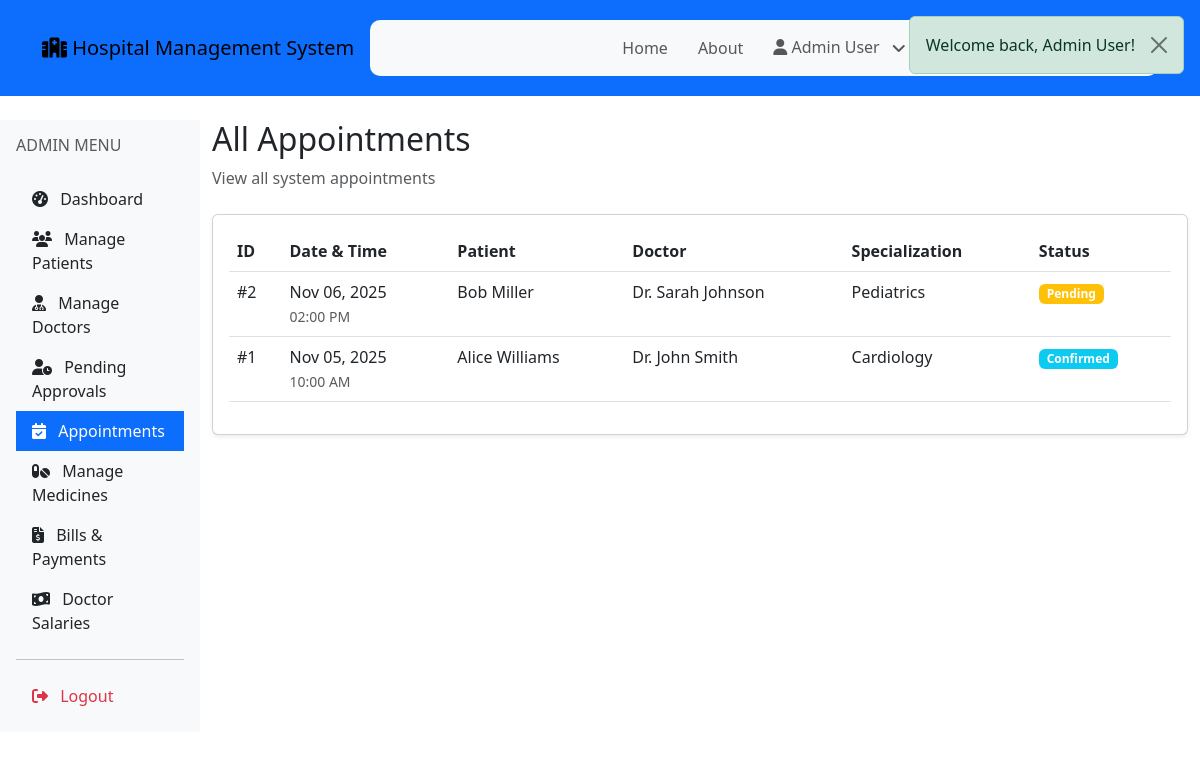
The page /admin/appointments.php (signed in) on the database its author committed.
### tables this page shows
CREATE TABLE appointments (
    id INT AUTO_INCREMENT PRIMARY KEY,
    patient_id INT NOT NULL,
    doctor_id INT NOT NULL,
    appointment_date DATE NOT NULL,
    appointment_time TIME NOT NULL,
    status ENUM('pending', 'confirmed', 'completed', 'cancelled') DEFAULT 'pending',
    symptoms TEXT,
    notes TEXT,
    created_at TIMESTAMP DEFAULT CURRENT_TIMESTAMP,
    FOREIGN KEY (patient_id) REFERENCES patients(id) ON DELETE CASCADE,
    FOREIGN KEY (doctor_id) REFERENCES doctors(id) ON DELETE CASCADE
);

CREATE TABLE users (
    id INT AUTO_INCREMENT PRIMARY KEY,
    name VARCHAR(100) NOT NULL,
    email VARCHAR(100) UNIQUE NOT NULL,
    password VARCHAR(255) NOT NULL,
    role ENUM('patient', 'doctor', 'admin') NOT NULL,
    phone VARCHAR(20),
    address TEXT,
    status ENUM('active', 'inactive') DEFAULT 'active',
    created_at TIMESTAMP DEFAULT CURRENT_TIMESTAMP,
    updated_at TIMESTAMP DEFAULT CURRENT_TIMESTAMP ON UPDATE CURRENT_TIMESTAMP
);

CREATE TABLE doctors (
    id INT AUTO_INCREMENT PRIMARY KEY,
    user_id INT UNIQUE NOT NULL,
    specialization VARCHAR(100) NOT NULL,
    license_number VARCHAR(50) UNIQUE NOT NULL,
    qualification VARCHAR(255),
    experience_years INT DEFAULT 0,
    salary DECIMAL(10,2) DEFAULT 0.00,
    join_date DATE NOT NULL,
    availability_status ENUM('available', 'unavailable', 'on_leave') DEFAULT 'available',
    FOREIGN KEY (user_id) REFERENCES users(id) ON DELETE CASCADE
);

### config/config.php (called while the page is built, shortened)
<?php
function isLoggedIn() {
    return isset($_SESSION['user_id']) && isset($_SESSION['role']);
}
function getFlashMessage() {
    if (isset($_SESSION['flash_message'])) {
        $message = $_SESSION['flash_message'];
        $type = $_SESSION['flash_type'] ?? 'info';
        return ['message' => $message, 'type' => $type];
    }
    return null;
}
?>

### includes/functions.php (called while the page is built, shortened)
<?php
function formatDate($date) {
    return date('M d, Y', strtotime($date));
}
function getStatusBadgeClass($status) {
    $classes = [
        'pending' => 'bg-warning',
        'confirmed' => 'bg-info',
        'completed' => 'bg-success',
        'cancelled' => 'bg-danger',
        'paid' => 'bg-success',
        'unpaid' => 'bg-danger',
        'partially_paid' => 'bg-warning',
        'active' => 'bg-success',
        'inactive' => 'bg-secondary',
        'available' => 'bg-success',
        'unavailable' => 'bg-danger',
        'on_leave' => 'bg-warning'
    ];
    return $classes[$status] ?? 'bg-secondary';
}
?>

### admin/appointments.php (the view, shortened to what this page needs)
<?php
require_once __DIR__ . '/../config/config.php';
require_once __DIR__ . '/../includes/functions.php';
$conn = getDBConnection();
$query = "SELECT a.*, u1.name as patient_name, u2.name as doctor_name, d.specialization
          FROM appointments a
          JOIN patients p ON a.patient_id = p.id
          JOIN users u1 ON p.user_id = u1.id
          JOIN doctors d ON a.doctor_id = d.id
          JOIN users u2 ON d.user_id = u2.id
          ORDER BY a.appointment_date DESC, a.appointment_time DESC";
$appointments = $conn->query($query)->fetch_all(MYSQLI_ASSOC);
include __DIR__ . '/../includes/header.php';
?>
<?php include __DIR__ . '/../includes/navbar.php'; ?>
<div class="container-fluid py-4">
    <div class="row">
        <?php include __DIR__ . '/sidebar.php'; ?>
        <div class="col-md-10">
            <div class="mb-4">
                <h2>All Appointments</h2>
                <p class="text-muted">View all system appointments</p>
            </div>
            <div class="card shadow-sm">
                <div class="card-body">
                    <div class="table-responsive">
                        <table class="table table-hover">
                            <thead>
                                <tr>
                                    <th>ID</th>
                                    <th>Date & Time</th>
                                    <th>Patient</th>
                                    <th>Doctor</th>
                                    <th>Specialization</th>
                                    <th>Status</th>
                                </tr>
                            </thead>
                            <tbody>
                                <?php foreach ($appointments as $apt): ?>
                                <tr>
                                    <td>#<?php echo $apt['id']; ?></td>
                                    <td>
                                        <?php echo formatDate($apt['appointment_date']); ?><br>
                                        <small class="text-muted"><?php echo date('h:i A', strtotime($apt['appointment_time'])); ?></small>
                                    </td>
                                    <td><?php echo htmlspecialchars($apt['patient_name']); ?></td>
                                    <td><?php echo htmlspecialchars($apt['doctor_name']); ?></td>
                                    <td><?php echo htmlspecialchars($apt['specialization']); ?></td>
                                    <td>
                                        <span class="badge <?php echo getStatusBadgeClass($apt['status']); ?>">
                                            <?php echo ucfirst($apt['status']); ?>
                                        </span>
                                    </td>
                                </tr>
                                <?php endforeach; ?>
                            </tbody>
                        </table>
                    </div>
                </div>
            </div>
        </div>
    </div>
</div>
<?php include __DIR__ . '/../includes/footer.php'; ?>

### includes/header.php (shortened to what this page needs)
<?php
require_once __DIR__ . '/../config/config.php';
$flash = getFlashMessage();
?>
<!DOCTYPE html>
<html lang="en">
<head>
    <link href="https://cdn.jsdelivr.net/npm/bootstrap@5.3.0/dist/css/bootstrap.min.css" rel="stylesheet">
    <link rel="stylesheet" href="https://cdnjs.cloudflare.com/ajax/libs/font-awesome/6.4.0/css/all.min.css">
    <link rel="stylesheet" href="<?php echo SITE_URL; ?>/css/style.css">
    <link rel="stylesheet" href="<?php echo SITE_URL; ?>/lib/animate/animate.css">
</head>
<body>
<?php if ($flash): ?>
    <div class="position-fixed top-0 end-0 p-3" style="z-index: 9999;">
        <div class="alert alert-<?php echo $flash['type']; ?> alert-dismissible fade show" role="alert">
            <?php echo htmlspecialchars($flash['message']); ?>
            <button type="button" class="btn-close" data-bs-dismiss="alert"></button>
        </div>
    </div>
<?php endif; ?>

### includes/navbar.php (shortened to what this page needs)
<?php
require_once __DIR__ . '/../config/config.php';
?>
<nav class="navbar navbar-expand-lg navbar-light bg-primary">
    <div class="container">
        <a class="navbar-brand" href="<?php echo SITE_URL; ?>">
            <i class="fas fa-hospital"></i> <?php echo SITE_NAME; ?>
        </a>
        <div class="collapse navbar-collapse" id="navbarNav">
            <ul class="navbar-nav ms-auto">
                <li class="nav-item">
                    <a class="nav-link" href="<?php echo SITE_URL; ?>/index.php">Home</a>
                </li>
                <li class="nav-item">
                    <a class="nav-link" href="<?php echo SITE_URL; ?>/about.php">About</a>
                </li>
                <?php if (isLoggedIn()): ?>
                    <li class="nav-item dropdown">
                        <a class="nav-link dropdown-toggle" href="#" id="navbarDropdown" role="button" data-bs-toggle="dropdown">
                            <i class="fas fa-user"></i> <?php echo $_SESSION['user_name'] ?? 'User'; ?>
                        </a>
                    </li>
                <?php endif; ?>
            </ul>
        </div>
    </div>
</nav>

### admin/sidebar.php
<div class="col-md-2 bg-light p-3">
    <div class="mb-4">
        <h6 class="text-muted">ADMIN MENU</h6>
    </div>
    <nav class="nav flex-column">
        <a class="nav-link <?php echo basename($_SERVER['PHP_SELF']) === 'dashboard.php' ? 'active bg-primary text-white' : 'text-dark'; ?>" href="<?php echo SITE_URL; ?>/admin/dashboard.php">
            <i class="fas fa-tachometer-alt me-2"></i> Dashboard
        </a>
        <a class="nav-link <?php echo basename($_SERVER['PHP_SELF']) === 'patients.php' ? 'active bg-primary text-white' : 'text-dark'; ?>" href="<?php echo SITE_URL; ?>/admin/patients.php">
            <i class="fas fa-users me-2"></i> Manage Patients
        </a>
        <a class="nav-link <?php echo basename($_SERVER['PHP_SELF']) === 'doctors.php' ? 'active bg-primary text-white' : 'text-dark'; ?>" href="<?php echo SITE_URL; ?>/admin/doctors.php">
            <i class="fas fa-user-md me-2"></i> Manage Doctors
        </a>
        <a class="nav-link <?php echo basename($_SERVER['PHP_SELF']) === 'pending-doctors.php' ? 'active bg-primary text-white' : 'text-dark'; ?>" href="<?php echo SITE_URL; ?>/admin/pending-doctors.php">
            <i class="fas fa-user-clock me-2"></i> Pending Approvals
        </a>
        <a class="nav-link <?php echo basename($_SERVER['PHP_SELF']) === 'appointments.php' ? 'active bg-primary text-white' : 'text-dark'; ?>" href="<?php echo SITE_URL; ?>/admin/appointments.php">
            <i class="fas fa-calendar-check me-2"></i> Appointments
        </a>
        <a class="nav-link <?php echo basename($_SERVER['PHP_SELF']) === 'medicines.php' ? 'active bg-primary text-white' : 'text-dark'; ?>" href="<?php echo SITE_URL; ?>/admin/medicines.php">
            <i class="fas fa-pills me-2"></i> Manage Medicines
        </a>
        <a class="nav-link <?php echo basename($_SERVER['PHP_SELF']) === 'bills.php' ? 'active bg-primary text-white' : 'text-dark'; ?>" href="<?php echo SITE_URL; ?>/admin/bills.php">
            <i class="fas fa-file-invoice-dollar me-2"></i> Bills & Payments
        </a>
        <a class="nav-link <?php echo basename($_SERVER['PHP_SELF']) === 'salaries.php' ? 'active bg-primary text-white' : 'text-dark'; ?>" href="<?php echo SITE_URL; ?>/admin/salaries.php">
            <i class="fas fa-money-bill-wave me-2"></i> Doctor Salaries
        </a>
        <hr>
        <a class="nav-link text-danger" href="<?php echo SITE_URL; ?>/logout.php">
            <i class="fas fa-sign-out-alt me-2"></i> Logout
        </a>
    </nav>
</div>

### includes/footer.php (shortened to what this page needs)
</body>
</html>

### css/style.css (style rules this page uses)
body { background-image: url('../img/bg-pattern.png'); background-size: cover; background-position: center; background-attachment: fixed; background-repeat: no-repeat; }
.navbar .navbar-nav .nav-item .nav-link { padding: 0; }
.navbar .navbar-nav .nav-item { display: flex; align-items: center; padding: 15px; }
.navbar .dropdown-toggle::after { border: none; content: "\f107"; font-family: "Font Awesome 5 Free"; font-weight: 600; vertical-align: middle; margin-left: 8px; }
@media (min-width: 992px) { .navbar { padding: 20px 0; } }
@media (min-width: 992px) { .navbar .navbar-nav { width: 100%; display: flex; justify-content: center; align-items: center; background: var(--bs-light); border-radius: 10px; } }

### rows shown on the page
appointments: id "2", appointment_date "Nov 06, 2025", appointment_time "02:00 PM", users.name "Bob Miller", users.name "Dr. Sarah Johnson", doctor.specialization "Pediatrics", status "Pending"
appointments: id "1", appointment_date "Nov 05, 2025", appointment_time "10:00 AM", users.name "Alice Williams", users.name "Dr. John Smith", doctor.specialization "Cardiology", status "Confirmed"

### other values the page prints
$flash['message'] "Welcome back, Admin User!"
SITE_NAME "Hospital Management System"
$_SESSION['user_name'] "Admin User"
